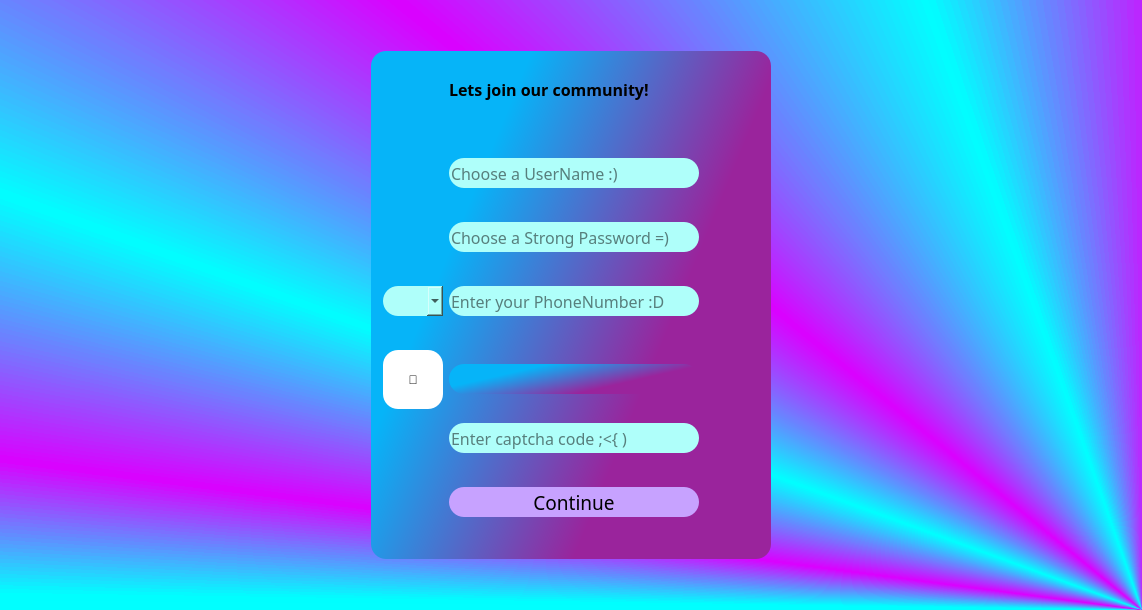
<?xml version="1.0" encoding="UTF-8"?>
<ui version="4.0">
 <class>signup</class>
 <widget class="QWidget" name="signup">
  <property name="geometry">
   <rect>
    <x>0</x>
    <y>0</y>
    <width>1142</width>
    <height>610</height>
   </rect>
  </property>
  <property name="windowTitle">
   <string>Form</string>
  </property>
  <property name="styleSheet">
   <string notr="true">background-color: qconicalgradient(cx:1, cy:1, angle:270.4, stop:0 rgba(255, 255, 255, 69), stop:0.130682 rgba(255, 255, 255, 145), stop:0.494318 rgba(219, 0, 255, 255), stop:0.528409 rgba(0, 255, 255, 255), stop:0.590909 rgba(219, 0, 255, 255), stop:0.653409 rgba(0, 255, 255, 255), stop:0.710227 rgba(219, 0, 255, 255), stop:0.744318 rgba(0, 255, 255, 255), stop:1 rgba(255, 255, 255, 69));</string>
  </property>
  <layout class="QGridLayout" name="gridLayout">
   <item row="0" column="0">
    <spacer name="verticalSpacer_3">
     <property name="orientation">
      <enum>Qt::Vertical</enum>
     </property>
     <property name="sizeType">
      <enum>QSizePolicy::Fixed</enum>
     </property>
     <property name="sizeHint" stdset="0">
      <size>
       <width>20</width>
       <height>40</height>
      </size>
     </property>
    </spacer>
   </item>
   <item row="1" column="0">
    <widget class="QGroupBox" name="groupBox">
     <property name="maximumSize">
      <size>
       <width>400</width>
       <height>16777215</height>
      </size>
     </property>
     <property name="styleSheet">
      <string notr="true">border-radius: 15px;
background-color: qlineargradient(spread:pad, x1:0.702385, y1:0.625, x2:0.106231, y2:0.313, stop:0 rgba(154, 36, 156, 255), stop:0.826923 rgba(6, 180, 248, 255));</string>
     </property>
     <property name="title">
      <string/>
     </property>
     <layout class="QGridLayout" name="gridLayout_3">
      <item row="8" column="1">
       <widget class="QLabel" name="label_captcha">
        <property name="sizePolicy">
         <sizepolicy hsizetype="Preferred" vsizetype="Fixed">
          <horstretch>0</horstretch>
          <verstretch>0</verstretch>
         </sizepolicy>
        </property>
        <property name="minimumSize">
         <size>
          <width>0</width>
          <height>30</height>
         </size>
        </property>
        <property name="text">
         <string/>
        </property>
       </widget>
      </item>
      <item row="10" column="1">
       <spacer name="verticalSpacer_7">
        <property name="orientation">
         <enum>Qt::Vertical</enum>
        </property>
        <property name="sizeType">
         <enum>QSizePolicy::Fixed</enum>
        </property>
        <property name="sizeHint" stdset="0">
         <size>
          <width>20</width>
          <height>20</height>
         </size>
        </property>
       </spacer>
      </item>
      <item row="3" column="1">
       <spacer name="verticalSpacer">
        <property name="orientation">
         <enum>Qt::Vertical</enum>
        </property>
        <property name="sizeType">
         <enum>QSizePolicy::Fixed</enum>
        </property>
        <property name="sizeHint" stdset="0">
         <size>
          <width>20</width>
          <height>20</height>
         </size>
        </property>
       </spacer>
      </item>
      <item row="11" column="1">
       <widget class="QPushButton" name="pushButton_continue">
        <property name="sizePolicy">
         <sizepolicy hsizetype="Preferred" vsizetype="Fixed">
          <horstretch>0</horstretch>
          <verstretch>0</verstretch>
         </sizepolicy>
        </property>
        <property name="minimumSize">
         <size>
          <width>0</width>
          <height>30</height>
         </size>
        </property>
        <property name="maximumSize">
         <size>
          <width>16777215</width>
          <height>16777215</height>
         </size>
        </property>
        <property name="font">
         <font>
          <family>Bradley Hand ITC</family>
          <pointsize>14</pointsize>
         </font>
        </property>
        <property name="styleSheet">
         <string notr="true">QPushButton:hover{
	background-color: qradialgradient(spread:reflect, cx:0.5, cy:0.5, radius:0.5, fx:0.5, fy:0.5, stop:0 rgba(0, 0, 0, 56), stop:1 rgba(120, 255, 244, 255));
}
QPushButton{
	
	border-radius: 15px;
	background-color: rgb(199, 162, 255);
}</string>
        </property>
        <property name="text">
         <string>Continue</string>
        </property>
       </widget>
      </item>
      <item row="12" column="1">
       <spacer name="verticalSpacer_8">
        <property name="orientation">
         <enum>Qt::Vertical</enum>
        </property>
        <property name="sizeType">
         <enum>QSizePolicy::Fixed</enum>
        </property>
        <property name="sizeHint" stdset="0">
         <size>
          <width>20</width>
          <height>20</height>
         </size>
        </property>
       </spacer>
      </item>
      <item row="4" column="1">
       <widget class="QLineEdit" name="lineEdit_password">
        <property name="sizePolicy">
         <sizepolicy hsizetype="Preferred" vsizetype="Fixed">
          <horstretch>0</horstretch>
          <verstretch>0</verstretch>
         </sizepolicy>
        </property>
        <property name="minimumSize">
         <size>
          <width>0</width>
          <height>30</height>
         </size>
        </property>
        <property name="font">
         <font>
          <family>Pristina</family>
          <pointsize>12</pointsize>
         </font>
        </property>
        <property name="styleSheet">
         <string notr="true">QLineEdit:hover{
	background-color: qradialgradient(spread:reflect, cx:0.5, cy:0.5, radius:0.5, fx:0.5, fy:0.5, stop:0 rgba(0, 0, 0, 56), stop:1 rgba(120, 255, 244, 255));
}
QLineEdit{
	
	border-radius: 15px;
	background-color: rgb(175, 255, 250);
}</string>
        </property>
        <property name="placeholderText">
         <string>Choose a Strong Password =)</string>
        </property>
       </widget>
      </item>
      <item row="6" column="1">
       <widget class="QLineEdit" name="lineEdit_phonenumber">
        <property name="sizePolicy">
         <sizepolicy hsizetype="Preferred" vsizetype="Fixed">
          <horstretch>0</horstretch>
          <verstretch>0</verstretch>
         </sizepolicy>
        </property>
        <property name="minimumSize">
         <size>
          <width>0</width>
          <height>30</height>
         </size>
        </property>
        <property name="font">
         <font>
          <family>Pristina</family>
          <pointsize>12</pointsize>
         </font>
        </property>
        <property name="styleSheet">
         <string notr="true">QLineEdit:hover{
	background-color: qradialgradient(spread:reflect, cx:0.5, cy:0.5, radius:0.5, fx:0.5, fy:0.5, stop:0 rgba(0, 0, 0, 56), stop:1 rgba(120, 255, 244, 255));
}
QLineEdit{
	
	border-radius: 15px;
	background-color: rgb(175, 255, 250);
}</string>
        </property>
        <property name="placeholderText">
         <string>Enter your PhoneNumber :D</string>
        </property>
       </widget>
      </item>
      <item row="9" column="1">
       <widget class="QLineEdit" name="lineEdit_captch">
        <property name="sizePolicy">
         <sizepolicy hsizetype="Preferred" vsizetype="Fixed">
          <horstretch>0</horstretch>
          <verstretch>0</verstretch>
         </sizepolicy>
        </property>
        <property name="minimumSize">
         <size>
          <width>0</width>
          <height>30</height>
         </size>
        </property>
        <property name="font">
         <font>
          <family>Pristina</family>
          <pointsize>12</pointsize>
         </font>
        </property>
        <property name="styleSheet">
         <string notr="true">QLineEdit:hover{
	background-color: qradialgradient(spread:reflect, cx:0.5, cy:0.5, radius:0.5, fx:0.5, fy:0.5, stop:0 rgba(0, 0, 0, 56), stop:1 rgba(120, 255, 244, 255));
}
QLineEdit{
	
	border-radius: 15px;
	background-color: rgb(175, 255, 250);
}</string>
        </property>
        <property name="placeholderText">
         <string>Enter captcha code ;&lt;{ )</string>
        </property>
       </widget>
      </item>
      <item row="0" column="1">
       <widget class="QLabel" name="label_title">
        <property name="sizePolicy">
         <sizepolicy hsizetype="Preferred" vsizetype="Preferred">
          <horstretch>0</horstretch>
          <verstretch>0</verstretch>
         </sizepolicy>
        </property>
        <property name="minimumSize">
         <size>
          <width>0</width>
          <height>30</height>
         </size>
        </property>
        <property name="maximumSize">
         <size>
          <width>16777215</width>
          <height>30</height>
         </size>
        </property>
        <property name="sizeIncrement">
         <size>
          <width>0</width>
          <height>0</height>
         </size>
        </property>
        <property name="font">
         <font>
          <family>Script MT Bold</family>
          <pointsize>12</pointsize>
          <weight>75</weight>
          <bold>true</bold>
         </font>
        </property>
        <property name="styleSheet">
         <string notr="true">background-color: qlineargradient(spread:pad, x1:0, y1:0, x2:1, y2:0, stop:0 rgba(0, 0, 0, 0), stop:1 rgba(255, 255, 255, 0));
</string>
        </property>
        <property name="text">
         <string>Lets join our community!</string>
        </property>
       </widget>
      </item>
      <item row="2" column="1">
       <widget class="QLineEdit" name="lineEdit_username">
        <property name="sizePolicy">
         <sizepolicy hsizetype="Preferred" vsizetype="Fixed">
          <horstretch>0</horstretch>
          <verstretch>0</verstretch>
         </sizepolicy>
        </property>
        <property name="minimumSize">
         <size>
          <width>0</width>
          <height>30</height>
         </size>
        </property>
        <property name="maximumSize">
         <size>
          <width>16777215</width>
          <height>16777215</height>
         </size>
        </property>
        <property name="font">
         <font>
          <family>Pristina</family>
          <pointsize>12</pointsize>
         </font>
        </property>
        <property name="styleSheet">
         <string notr="true">QLineEdit:hover{
	background-color: qradialgradient(spread:reflect, cx:0.5, cy:0.5, radius:0.5, fx:0.5, fy:0.5, stop:0 rgba(0, 0, 0, 56), stop:1 rgba(120, 255, 244, 255));
}
QLineEdit{
	
	border-radius: 15px;
	background-color: rgb(175, 255, 250);
}</string>
        </property>
        <property name="placeholderText">
         <string>Choose a UserName :)</string>
        </property>
       </widget>
      </item>
      <item row="5" column="1">
       <spacer name="verticalSpacer_4">
        <property name="orientation">
         <enum>Qt::Vertical</enum>
        </property>
        <property name="sizeType">
         <enum>QSizePolicy::Fixed</enum>
        </property>
        <property name="sizeHint" stdset="0">
         <size>
          <width>20</width>
          <height>20</height>
         </size>
        </property>
       </spacer>
      </item>
      <item row="6" column="0">
       <widget class="QComboBox" name="comboBox">
        <property name="sizePolicy">
         <sizepolicy hsizetype="Preferred" vsizetype="Fixed">
          <horstretch>0</horstretch>
          <verstretch>0</verstretch>
         </sizepolicy>
        </property>
        <property name="minimumSize">
         <size>
          <width>60</width>
          <height>30</height>
         </size>
        </property>
        <property name="maximumSize">
         <size>
          <width>40</width>
          <height>16777215</height>
         </size>
        </property>
        <property name="font">
         <font>
          <family>Pristina</family>
          <pointsize>12</pointsize>
         </font>
        </property>
        <property name="styleSheet">
         <string notr="true">QComboBox:hover{
	background-color: qradialgradient(spread:reflect, cx:0.5, cy:0.5, radius:0.5, fx:0.5, fy:0.5, stop:0 rgba(0, 0, 0, 56), stop:1 rgba(120, 255, 244, 255));
}
QComboBox{
	
	border-radius: 15px;
	background-color: rgb(175, 255, 250);
}
QComboBox:Items{
	background-color: rgb(175, 255, 250);

}</string>
        </property>
        <item>
         <property name="text">
          <string/>
         </property>
        </item>
        <item>
         <property name="text">
          <string>+54</string>
         </property>
        </item>
        <item>
         <property name="text">
          <string>+61</string>
         </property>
        </item>
        <item>
         <property name="text">
          <string>+55</string>
         </property>
        </item>
        <item>
         <property name="text">
          <string>+57</string>
         </property>
        </item>
        <item>
         <property name="text">
          <string>+33</string>
         </property>
        </item>
        <item>
         <property name="text">
          <string>+49</string>
         </property>
        </item>
        <item>
         <property name="text">
          <string>+91</string>
         </property>
        </item>
        <item>
         <property name="text">
          <string>+98</string>
         </property>
        </item>
        <item>
         <property name="text">
          <string>+1</string>
         </property>
        </item>
       </widget>
      </item>
      <item row="6" column="2">
       <spacer name="horizontalSpacer_3">
        <property name="orientation">
         <enum>Qt::Horizontal</enum>
        </property>
        <property name="sizeType">
         <enum>QSizePolicy::Fixed</enum>
        </property>
        <property name="sizeHint" stdset="0">
         <size>
          <width>60</width>
          <height>20</height>
         </size>
        </property>
       </spacer>
      </item>
      <item row="7" column="1">
       <spacer name="verticalSpacer_5">
        <property name="orientation">
         <enum>Qt::Vertical</enum>
        </property>
        <property name="sizeType">
         <enum>QSizePolicy::Fixed</enum>
        </property>
        <property name="sizeHint" stdset="0">
         <size>
          <width>20</width>
          <height>20</height>
         </size>
        </property>
       </spacer>
      </item>
      <item row="1" column="1">
       <spacer name="verticalSpacer_6">
        <property name="orientation">
         <enum>Qt::Vertical</enum>
        </property>
        <property name="sizeType">
         <enum>QSizePolicy::Fixed</enum>
        </property>
        <property name="sizeHint" stdset="0">
         <size>
          <width>20</width>
          <height>40</height>
         </size>
        </property>
       </spacer>
      </item>
      <item row="8" column="0">
       <widget class="QPushButton" name="pushButton_Recaptcha">
        <property name="minimumSize">
         <size>
          <width>0</width>
          <height>59</height>
         </size>
        </property>
        <property name="styleSheet">
         <string notr="true">background-color: rgb(255, 255, 255);</string>
        </property>
        <property name="text">
         <string>🔄️</string>
        </property>
       </widget>
      </item>
     </layout>
    </widget>
   </item>
   <item row="2" column="0">
    <spacer name="verticalSpacer_2">
     <property name="orientation">
      <enum>Qt::Vertical</enum>
     </property>
     <property name="sizeType">
      <enum>QSizePolicy::Fixed</enum>
     </property>
     <property name="sizeHint" stdset="0">
      <size>
       <width>20</width>
       <height>40</height>
      </size>
     </property>
    </spacer>
   </item>
  </layout>
 </widget>
 <resources/>
 <connections/>
</ui>
